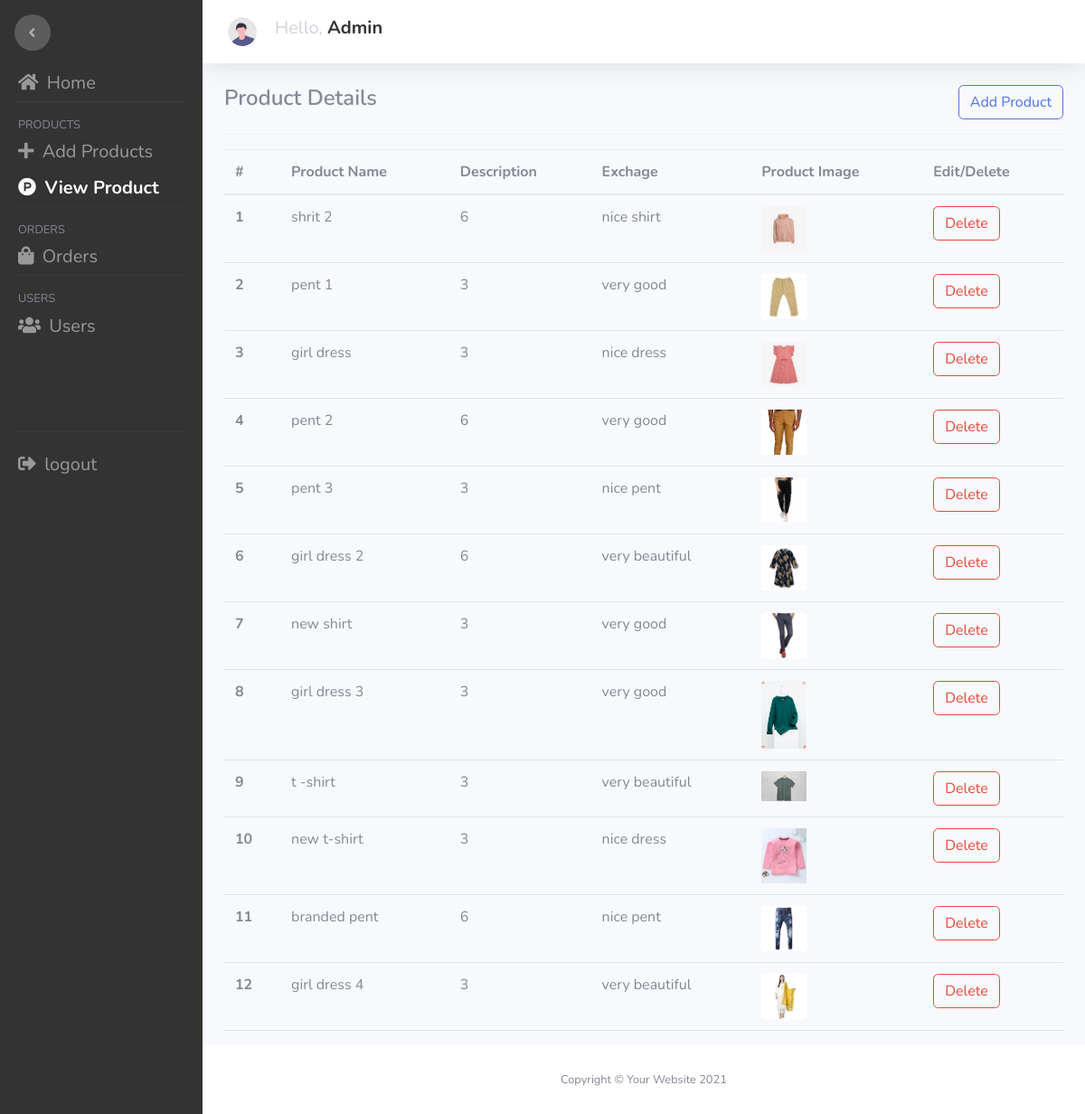
/productadminview.php, run on the app's committed database.
### tables this page shows
CREATE TABLE `product` (
  `pid` int(10) NOT NULL,
  `name` varchar(50) DEFAULT NULL,
  `exchange` float DEFAULT NULL,
  `des` text NOT NULL,
  `pic` varchar(100) DEFAULT NULL
);

### productadminview.php (the view, shortened to what this page needs)
<!DOCTYPE html>
<html lang="en">
<head>
      <link href="css/bootstrap.min.css" rel="stylesheet" />
    <link href="vendor/fontawesome-free/css/all.min.css" rel="stylesheet" type="text/css">
    <link href="css/sb-admin-2.min.css" rel="stylesheet">
</head>
<body id="page-top">
    <?php
    include "conn.php";
    $sql = "SELECT * FROM product";
    $result = mysqli_query($conn, $sql);
    if (mysqli_num_rows($result) > 0) {
        $data = array();
        while ($rows = mysqli_fetch_assoc($result)) {
            $data[] = $rows;
        }
    }
    ?>
    <div id="wrapper">
         <ul class="navbar-nav bg-gradient-primary sidebar sidebar-dark accordion myullist" id="accordionSidebar" style="background:#333;">
            <div class="d-none d-md-inline mt-3 ml-3 ">
                <button class="rounded-circle border-0" id="sidebarToggle"></button>
            </div>
            <li class="nav-item">
                <a class="nav-link" href="index.php"><span><i class="fas fa-home"></i> Home</span></a>
            </li>
            <hr class="sidebar-divider">
            <small style="padding-left:20px">PRODUCTS</small>
            <li class="nav-item">
                <a class="nav-link" href="productupload.php"><span><i class="fas fa-plus"></i> Add Products</span></a>
            </li>
            <li class="nav-item active">
                <a class="nav-link" href="productadminview.php"><span><i class="fab fa-product-hunt"></i> View Product</span></a>
            </li>
            <hr class="sidebar-divider">
            <small style="padding-left:20px">ORDERS</small>
            <li class="nav-item">
                <a class="nav-link" href="orderadminview.php"><span><i class="fas fa-shopping-bag"></i> Orders</span></a>
            </li>
            <hr class="sidebar-divider">
            <small style="padding-left:20px">USERS</small>
            <li class="nav-item ">
                <a class="nav-link " href="admin.php"><span><i class="fas fa-users"></i> Users</span></a>
            </li>
            <hr class="sidebar-divider mt-5">
            <li class="nav-item">
                <a class="nav-link" href="logout.php"><span><i class="fas fa-sign-out-alt"></i> logout</span></a>
            </li>
        </ul>
        <div id="content-wrapper" class="d-flex flex-column" >
            <div id="content">
                <nav class="navbar navbar-expand navbar-light bg-white topbar mb-4 static-top shadow">
                <ul class="navbar-nav">
                        <li class="nav-item dropdown no-arrow">
                            <a class="nav-link dropdown-toggle" style="display:flex;align-items:center;" href="#" id="userDropdown" role="button" data-toggle="dropdown" aria-haspopup="true" aria-expanded="false">
                            <img class="img-profile rounded-circle" src="img/undraw_profile.svg" style="margin-right:20px ;">
                            <h5>Hello, <span  style="font-weight:bold;color:#333;">Admin</span> </h5>
                            </a>
                        </li>
                </ul>
                </nav>
                <section  style="overflow-y:scroll;">
                <div class="container" >
                    <div class="d-flex justify-content-between" id="userdetails">
                        <h4 style="font-weight:600 ;">Product Details</h4>
                        <div>
                            <a href="productupload.php" class="btn btn-outline-primary">Add Product</a>
                        </div>
                    </div>
                    <hr>
                    <?php if (empty($data)) {  ?>
                        <div style="text-align:center;margin-top:100px">
                        <p>No Product Yet <br>
                         add new products </p>
                        <a href="productupload.php" class="btn btn-warning">Add Products</a>
                        </div>
                    <?php } else { ?>
                    <table class="table">
                        <thead>
                            <tr>
                                <th scope="col">#</th>
                                <th scope="col">Product Name</th>
                                <th scope="col">Description</th>
                                <th scope="col">Exchage</th>
                                <th scope="col">Product Image</th>
                                <th scope="col">Edit/Delete</th>
                            </tr>
                        </thead>
                        <tbody>
                            <?php
                            $count = 1;
                            foreach ($data as $row) {
                            ?>
                                <tr>
                                    <th scope="row"><?php echo $count++; ?></th>
                                    <td><?php echo $row['name']; ?></td>
                                    <td><?php echo $row['exchange']; ?></td>
                                    <td><?php echo $row['des']; ?></td>
                                    <td> <img src="<?php echo $row['pic']; ?>" style="max-width:50px"></td>
                                    <td>
                                        <a href="productadminview.php?delete_id=<?php echo $row['pid'] ?>" class="btn btn-outline-danger">Delete</a>
                                    </td>
                                </tr>
                            <?php } ?>
                        </tbody>
                    </table>
                    <?php } ?>
                </section>
            </div>
            <footer class="sticky-footer bg-white">
                <div class="container my-auto">
                    <div class="copyright text-center my-auto">
                        <span>Copyright &copy; Your Website 2021</span>
                    </div>
                </div>
            </footer>
        </div>
    </div>
</body>
</html>

### productadminview.php (style rules this page uses)
.myullist .nav-item a { margin:0 !important; padding:5px 20px !important; }
.myullist .nav-item a span { font-size: 20px !important; color:#999; }
.myullist .active a span { color:#fff; }
.myullist .nav-item a span .fab, .myullist .nav-item a span .fas { font-size: 20px !important; color:#999; }

### data on the page
product: name "shrit 2", exchange "6", des "nice shirt", pic (picture)
product: name "pent 1", exchange "3", des "very good", pic (picture)
product: name "girl dress", exchange "3", des "nice dress", pic (picture)
product: name "pent 2", exchange "6", des "very good", pic (picture)
product: name "pent 3", exchange "3", des "nice pent", pic (picture)
product: name "girl dress 2", exchange "6", des "very beautiful", pic (picture)
product: name "new shirt", exchange "3", des "very good", pic (picture)
product: name "girl dress 3", exchange "3", des "very good", pic (picture)
product: name "t -shirt", exchange "3", des "very beautiful", pic (picture)
product: name "new t-shirt", exchange "3", des "nice dress", pic (picture)
product: name "branded pent", exchange "6", des "nice pent", pic (picture)
product: name "girl dress 4", exchange "3", des "very beautiful", pic (picture)
